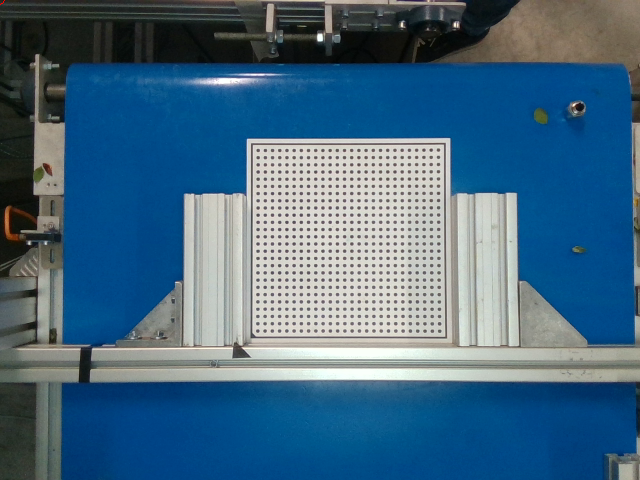
#> input picture Color frame.png, 640 x 480 px; its folder holds only this picture in this run
$ python -i readbag2.py   (imports and definitions only)
#> lines starting #> are read from the running program, lines starting #| are printed output that depends on the picture; after the words box and inside, x2 and y2 are one past the last pixel; in counts of white or black regions, pixels touching at a corner belong together
#> further down, picture is the input picture: shape (480, 640, 3); mean B, G, R 129.5, 104.7, 69.3
#####################################################
##               Read bag from file                ##
#####################################################

import time

# First import library
import pyrealsense2 as rs
# Import Numpy for easy array manipulation
import numpy as np
# Import OpenCV for easy image rendering
import cv2
# Import argparse for command-line options
import argparse
# Import os.path for file path manipulation
import os.path
from statistics import mean


def cutframe(to_cut_image, start_x,  width, start_y, hight):
    image_cut = to_cut_image[start_y:start_y+hight,start_x:start_x+width]
    return image_cut

# [54 lines left out: functions gem_cirkelcoordinaten, get_diepte, dieptebepaling, not called in this run]


def remove_green(image_green):
    global result_no_green
    lbh = 26
    lbs = 26  # 0
    lbv = 0  # 0
    ubh = 255  # 255
    ubs = 255
    ubv = 223
    img = image_green
    # It converts the BGR color space of image to HSV color space
    hsv = cv2.cvtColor(img, cv2.COLOR_BGR2HSV)
#> hsv: shape (480, 640, 3); mean H, S, V 75.4, 137, 134.3


    # Threshold of blue in HSV space
    lower_blue = np.array([lbh, lbs, lbv])
    upper_blue = np.array([ubh, ubs, ubv])

    # preparing the mask to overlay
    mask = cv2.inRange(hsv, lower_blue, upper_blue)
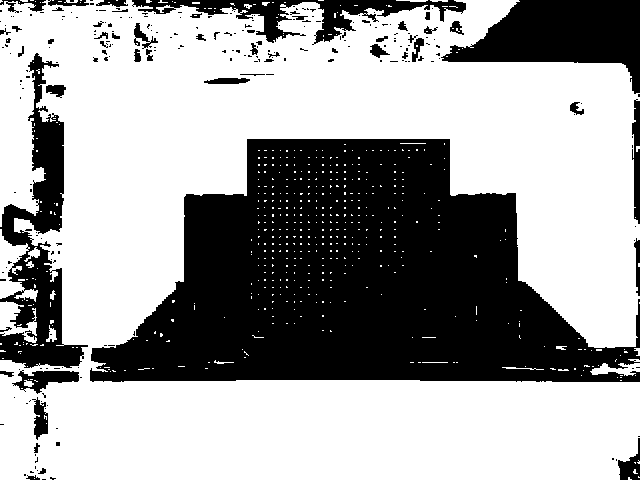
#> mask: shape (480, 640); 62.8% white; 248 black regions (197 under 20 px), largest, box (x1, y1, x2, y2) and area: (90, 139, 640, 382) 83929, (441, 0, 640, 94) 10007, (0, 53, 88, 368) 9726
    mask = cv2.bitwise_not(mask, mask)
    # The black region in the mask has the value of 0,
    result_no_green = cv2.bitwise_and(img, img, mask=mask)
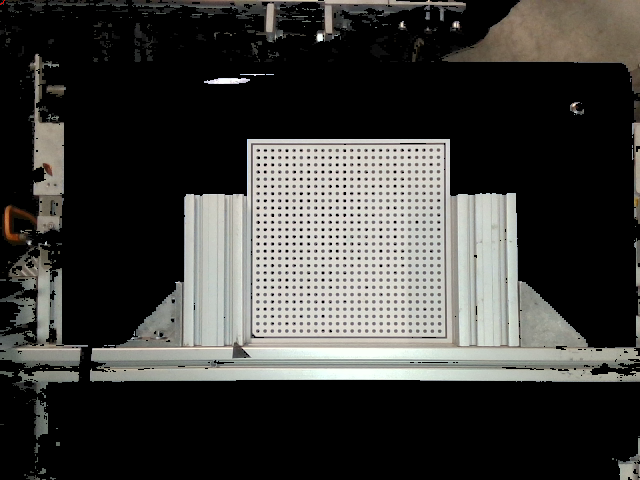
#> result_no_green: shape (480, 640, 3); mean B, G, R 58.3, 61.1, 61.5
    return (result_no_green)

# [56 lines not run here, left out]

>>> import cv2
>>> picture = cv2.imread('Color frame.png')
>>> result = remove_green(picture)
